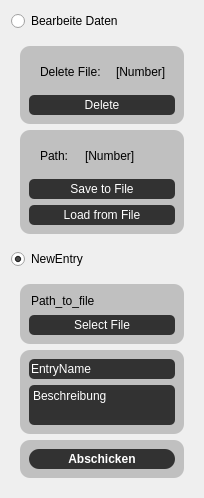
      <widget class="QWidget" name="page_Database">
       <property name="geometry">
        <rect>
         <x>0</x>
         <y>0</y>
         <width>204</width>
         <height>486</height>
        </rect>
       </property>
       <attribute name="label">
        <string>Datenbank</string>
       </attribute>
       <layout class="QVBoxLayout" name="verticalLayout_18">
        <item>
         <widget class="QRadioButton" name="Radio_Database">
          <property name="text">
           <string>Bearbeite Daten</string>
          </property>
         </widget>
        </item>
        <item>
         <widget class="QWidget" name="widget_13" native="true">
          <layout class="QVBoxLayout" name="verticalLayout_25">
           <item>
            <widget class="QWidget" name="widget_14" native="true">
             <property name="sizePolicy">
              <sizepolicy hsizetype="Preferred" vsizetype="Minimum">
               <horstretch>0</horstretch>
               <verstretch>0</verstretch>
              </sizepolicy>
             </property>
             <property name="styleSheet">
              <string notr="true">background-color: #C0C0C0;
border-radius: 10px;</string>
             </property>
             <layout class="QVBoxLayout" name="verticalLayout_26">
              <item>
               <widget class="QWidget" name="widget_15" native="true">
                <layout class="QHBoxLayout" name="horizontalLayout_2">
                 <item>
                  <widget class="QLineEdit" name="LineDB_pathToFile_2">
                   <property name="text">
                    <string>Delete File: </string>
                   </property>
                  </widget>
                 </item>
                 <item>
                  <widget class="QLabel" name="deleteFileNumber">
                   <property name="text">
                    <string>[Number]</string>
                   </property>
                  </widget>
                 </item>
                </layout>
               </widget>
              </item>
              <item>
               <widget class="QPushButton" name="ButtonDB_Delete">
                <property name="minimumSize">
                 <size>
                  <width>0</width>
                  <height>20</height>
                 </size>
                </property>
                <property name="styleSheet">
                 <string notr="true">background-color: #323232;
color: #FFFFFF;
border-radius: 5px</string>
                </property>
                <property name="text">
                 <string>Delete</string>
                </property>
               </widget>
              </item>
             </layout>
            </widget>
           </item>
           <item>
            <widget class="QWidget" name="widget_16" native="true">
             <property name="sizePolicy">
              <sizepolicy hsizetype="Preferred" vsizetype="Minimum">
               <horstretch>0</horstretch>
               <verstretch>0</verstretch>
              </sizepolicy>
             </property>
             <property name="styleSheet">
              <string notr="true">background-color: #C0C0C0;
border-radius: 10px;</string>
             </property>
             <layout class="QVBoxLayout" name="verticalLayout_27">
              <item>
               <widget class="QWidget" name="widget_17" native="true">
                <layout class="QHBoxLayout" name="horizontalLayout_3" stretch="3,6">
                 <item>
                  <widget class="QLineEdit" name="LineDB_pathToFile_3">
                   <property name="text">
                    <string>Path:</string>
                   </property>
                  </widget>
                 </item>
                 <item>
                  <widget class="QLabel" name="deleteFileNumber_2">
                   <property name="text">
                    <string>[Number]</string>
                   </property>
                  </widget>
                 </item>
                </layout>
               </widget>
              </item>
              <item>
               <widget class="QPushButton" name="ButtonDB_SaveToFile">
                <property name="minimumSize">
                 <size>
                  <width>0</width>
                  <height>20</height>
                 </size>
                </property>
                <property name="styleSheet">
                 <string notr="true">background-color: #323232;
color: #FFFFFF;
border-radius: 5px</string>
                </property>
                <property name="text">
                 <string>Save to File</string>
                </property>
               </widget>
              </item>
              <item>
               <widget class="QPushButton" name="ButtonDB_LoadFromFile">
                <property name="minimumSize">
                 <size>
                  <width>0</width>
                  <height>20</height>
                 </size>
                </property>
                <property name="styleSheet">
                 <string notr="true">background-color: #323232;
color: #FFFFFF;
border-radius: 5px</string>
                </property>
                <property name="text">
                 <string>Load from File</string>
                </property>
               </widget>
              </item>
             </layout>
            </widget>
           </item>
          </layout>
         </widget>
        </item>
        <item>
         <widget class="QRadioButton" name="radio_AddEntry">
          <property name="text">
           <string>NewEntry</string>
          </property>
          <property name="checked">
           <bool>true</bool>
          </property>
         </widget>
        </item>
        <item>
         <widget class="QWidget" name="widget_12" native="true">
          <layout class="QVBoxLayout" name="verticalLayout_21">
           <item>
            <widget class="QWidget" name="widget_2" native="true">
             <property name="sizePolicy">
              <sizepolicy hsizetype="Preferred" vsizetype="Minimum">
               <horstretch>0</horstretch>
               <verstretch>0</verstretch>
              </sizepolicy>
             </property>
             <property name="styleSheet">
              <string notr="true">background-color: #C0C0C0;
border-radius: 10px;</string>
             </property>
             <layout class="QVBoxLayout" name="verticalLayout_22">
              <item>
               <widget class="QLineEdit" name="LineDB_pathToFile">
                <property name="text">
                 <string>Path_to_file</string>
                </property>
               </widget>
              </item>
              <item>
               <widget class="QPushButton" name="ButtonDB_FileDialog">
                <property name="minimumSize">
                 <size>
                  <width>0</width>
                  <height>20</height>
                 </size>
                </property>
                <property name="styleSheet">
                 <string notr="true">background-color: #323232;
color: #FFFFFF;
border-radius: 5px</string>
                </property>
                <property name="text">
                 <string>Select File</string>
                </property>
               </widget>
              </item>
             </layout>
            </widget>
           </item>
           <item>
            <widget class="QWidget" name="widget_4" native="true">
             <property name="sizePolicy">
              <sizepolicy hsizetype="Preferred" vsizetype="Minimum">
               <horstretch>0</horstretch>
               <verstretch>0</verstretch>
              </sizepolicy>
             </property>
             <property name="styleSheet">
              <string notr="true">background-color: #C0C0C0;
border-radius: 10px;</string>
             </property>
             <layout class="QVBoxLayout" name="verticalLayout_23">
              <item>
               <widget class="QLineEdit" name="LineDB_EntryName">
                <property name="minimumSize">
                 <size>
                  <width>0</width>
                  <height>20</height>
                 </size>
                </property>
                <property name="styleSheet">
                 <string notr="true">background-color: #323232;
color: #FFFFFF;
border-radius: 5px</string>
                </property>
                <property name="text">
                 <string>EntryName</string>
                </property>
               </widget>
              </item>
              <item>
               <widget class="QPlainTextEdit" name="LineDB_EntryDescription">
                <property name="sizePolicy">
                 <sizepolicy hsizetype="Expanding" vsizetype="Ignored">
                  <horstretch>0</horstretch>
                  <verstretch>0</verstretch>
                 </sizepolicy>
                </property>
                <property name="minimumSize">
                 <size>
                  <width>0</width>
                  <height>40</height>
                 </size>
                </property>
                <property name="styleSheet">
                 <string notr="true">background-color: #323232;
color: #FFFFFF;
border-radius: 5px</string>
                </property>
                <property name="plainText">
                 <string>Beschreibung</string>
                </property>
               </widget>
              </item>
             </layout>
            </widget>
           </item>
           <item>
            <widget class="QWidget" name="widget_11" native="true">
             <property name="sizePolicy">
              <sizepolicy hsizetype="Preferred" vsizetype="Minimum">
               <horstretch>0</horstretch>
               <verstretch>0</verstretch>
              </sizepolicy>
             </property>
             <property name="styleSheet">
              <string notr="true">background-color: #C0C0C0;
border-radius: 10px;</string>
             </property>
             <layout class="QVBoxLayout" name="verticalLayout_24">
              <item>
               <widget class="QPushButton" name="LineDB_accept">
                <property name="minimumSize">
                 <size>
                  <width>0</width>
                  <height>20</height>
                 </size>
                </property>
                <property name="font">
                 <font>
                  <weight>75</weight>
                  <bold>true</bold>
                 </font>
                </property>
                <property name="autoFillBackground">
                 <bool>false</bool>
                </property>
                <property name="styleSheet">
                 <string notr="true">background-color: #323232;
color: #FFFFFF;
border-radius: 10px;


</string>
                </property>
                <property name="text">
                 <string>Abschicken</string>
                </property>
               </widget>
              </item>
             </layout>
            </widget>
           </item>
          </layout>
         </widget>
        </item>
        <item>
         <spacer name="verticalSpacer_6">
          <property name="orientation">
           <enum>Qt::Vertical</enum>
          </property>
          <property name="sizeHint" stdset="0">
           <size>
            <width>20</width>
            <height>40</height>
           </size>
          </property>
         </spacer>
        </item>
       </layout>
      </widget>
